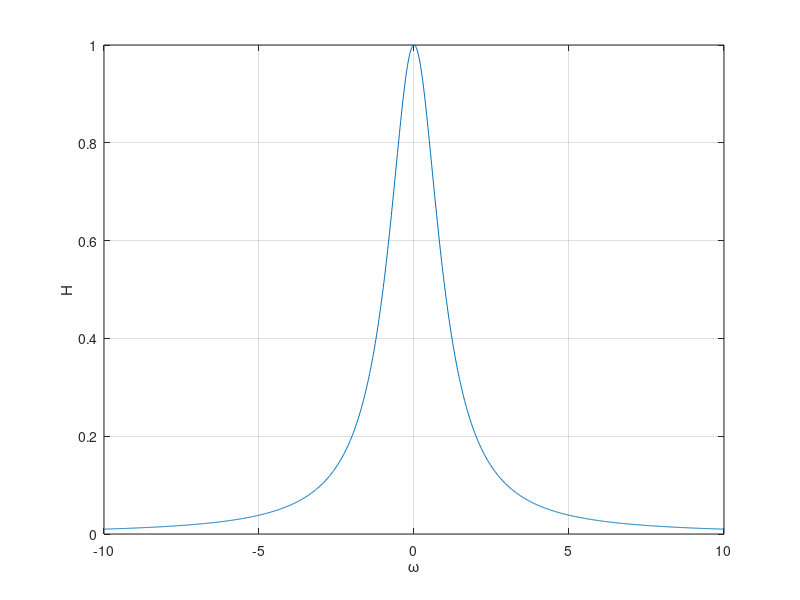

Reproduce this figure in MATLAB.

x = linspace(-10, 10, 1000);

y = (x.^4 + 2*x.^2 + 1).^-.5;

plot(x, y)
grid on

xlabel('\omega')
ylabel('H')
